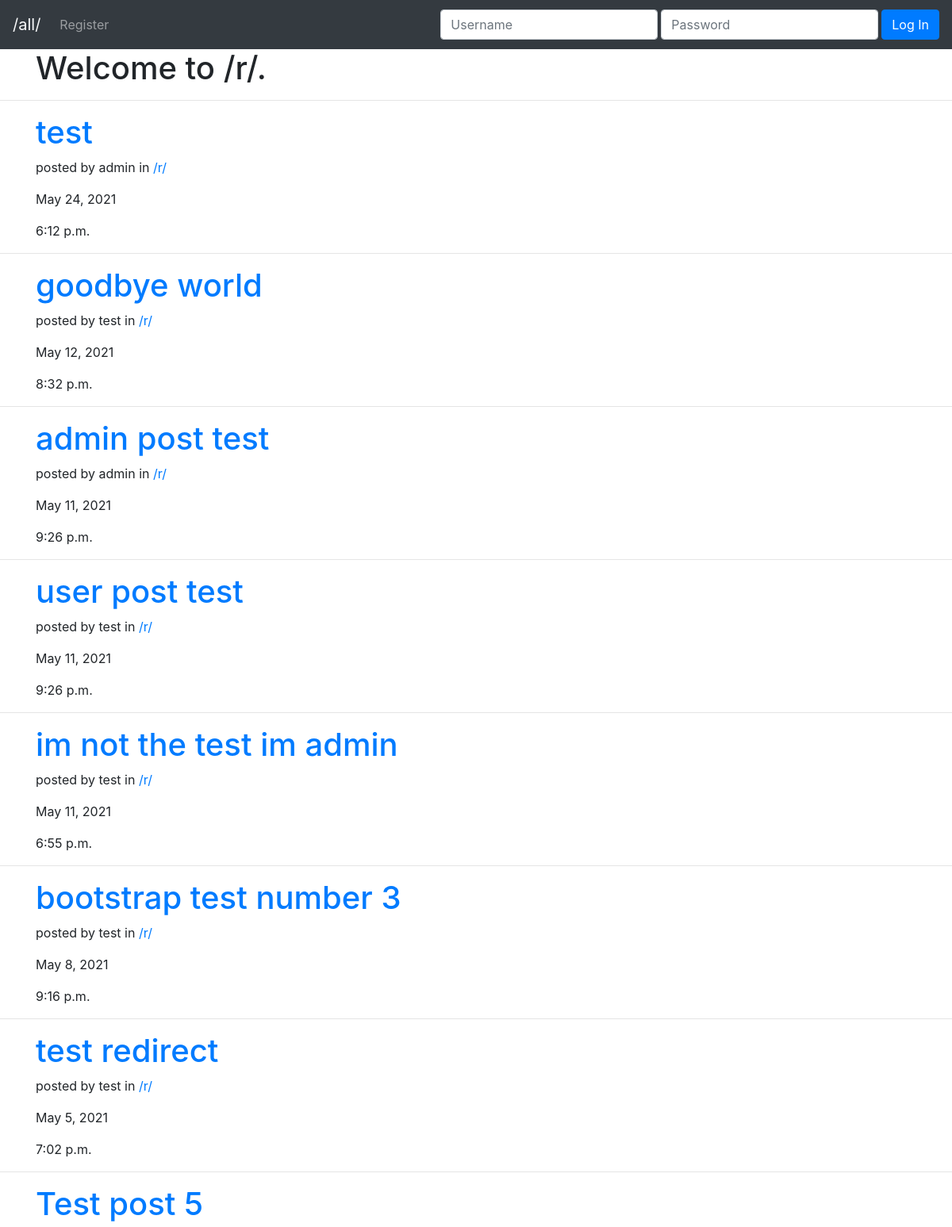
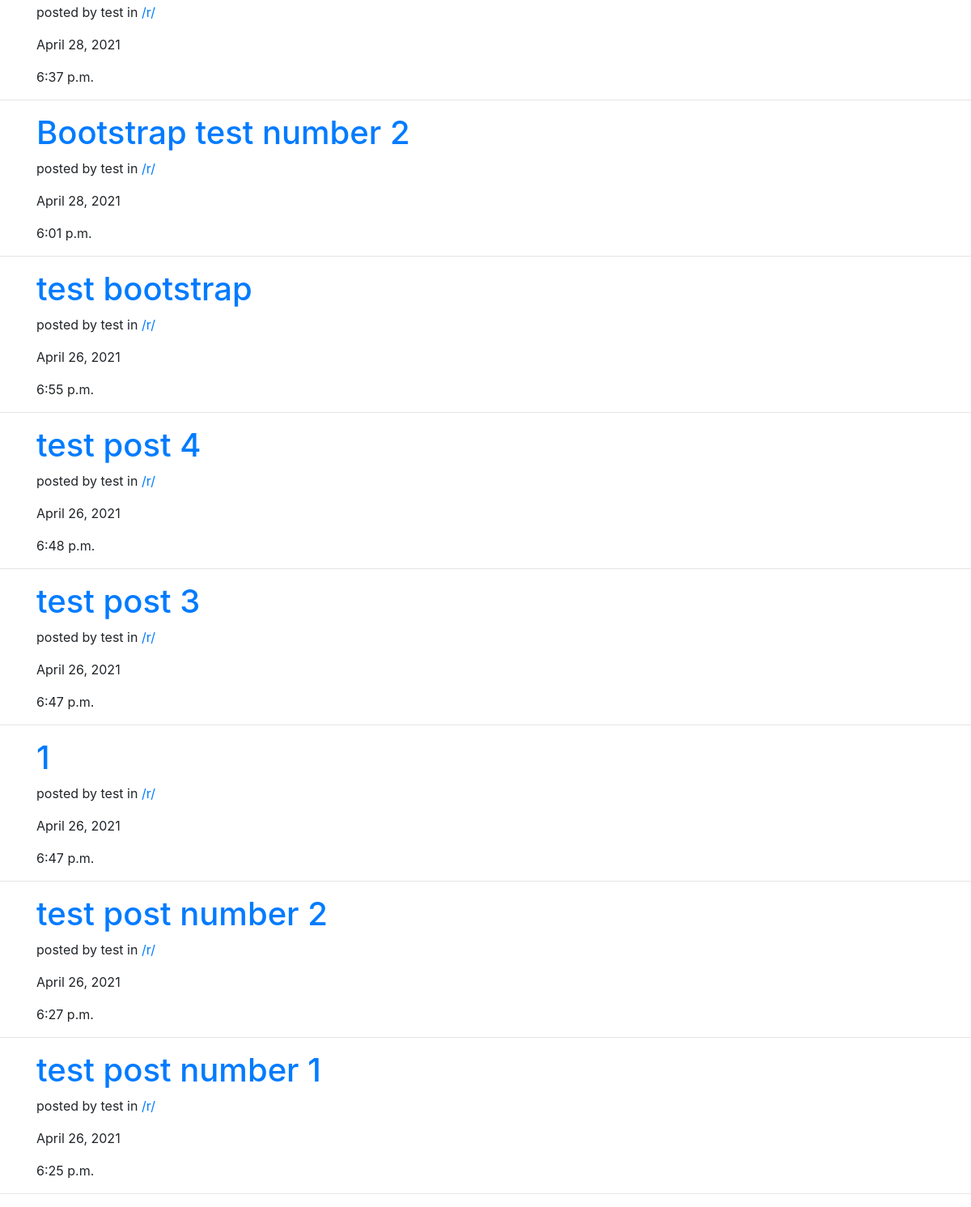
Page /threads/1/ on the committed database (2 pictures, top to bottom).
### post/models.py (models this page shows, shortened)
class Post(models.Model):
    id = models.BigAutoField(primary_key=True)
    userPosted = models.ForeignKey(User, on_delete=models.CASCADE,null=True, blank=True)
    thread = models.ForeignKey(Thread, on_delete=models.CASCADE,null=True, blank=True)
    title = models.CharField(max_length=30)
    content = models.CharField(max_length=2000)
    pub_date = models.DateTimeField('date published')

class Thread(models.Model):
    title = models.TextField(max_length=3)

### post/views.py (the view, shortened to what this page needs)
# urls.py: path('threads/<str:thread_id>/', views.ThreadView.as_view(), name='threadview'),
class ThreadView(View):
    def get(self, request, thread_id):
        request_thread = get_object_or_404(Thread, pk=thread_id)
        post_objects = Post.objects.filter(thread=request_thread).order_by('-pub_date')
        context = {'post_objects': post_objects, 'title': request_thread.title}
        return render(request, 'post/threadList.html', context)

### post/templates/post/threadList.html (shortened to what this page needs)
<!DOCTYPE html>
<html lang="en">
<head>
    <link rel="stylesheet" href="https://maxcdn.bootstrapcdn.com/bootstrap/4.0.0/css/bootstrap.min.css"
 />
</head>
<body>
    <nav class="navbar navbar-expand-lg navbar-dark bg-dark">
        <a class="navbar-brand text-light" href="/all/">/all/</a>
        {% if user.is_authenticated %}
        <div class="collapse navbar-collapse" id="navbarText">
            <ul class="navbar-nav mr-auto">
                <li class="nav-item">
                    <a class="nav-link" href="/new/">Create Post</a>
                </li>
                <li class="nav-item">
                    <a class="nav-link" href="/new/thread">Create Thread</a>
                </li>
            </ul>
            <span class="navbar-text mr-3">
                Welcome, <a href="/profile/{{user.id}}">{{user}}</a>!
            </span>
            <form class="form-inline" action="" method="POST">
                {% csrf_token %}
                <input type="hidden" name="logout" value="logout"></input>
                <button type="submit" class="btn btn-danger">Logout</button>
            </form>
        </div>
        {% else %}
        <div class="collapse navbar-collapse" id="navbarText">
            <ul class="navbar-nav mr-auto">
                <li class="nav-item">
                    <a class="nav-link" href="/register/">Register</a>
                </li>
            </ul>
            <form class="form-inline ml-auto" action="" method="POST">
                <input type="text" class="form-control mr-1 my-1" name="username" id="username" placeholder="Username" required />
                <input type="password" class="form-control mr-1 my-1" name="password" id="password" placeholder="Password" required />
                <button class="btn btn-primary my-2 my-sm-0" type="submit">
                    Log In
                </button>
            </form>
        </div>
        {% endif %}
    </nav>
    <div class="container">
        <h1>Welcome to /{{title}}/.</h1>
    </div>
    <hr />
    {% for post in post_objects %}
    <div class="container">
        <h1><a href="/posts/{{post.id}}">{{post.title}}</a></h1>
        <p>posted by {{post.userPosted}} in <a href="/threads/{{post.thread.id}}">/{{post.thread.title}}/</a></p>
        <p>{{post.pub_date.date}}</p>
        <p>{{post.pub_date.time}}</p>
    </div>
    <hr />
    {% endfor %}
</body>
</html>

### rows in the picture
Post: title "test", userPosted "admin", thread "r", pub_date "May 24, 2021", pub_date.time "6:12 p.m."
Post: title "goodbye world", userPosted "test", thread "r", pub_date "May 12, 2021", pub_date.time "8:32 p.m."
Post: title "admin post test", userPosted "admin", thread "r", pub_date "May 11, 2021", pub_date.time "9:26 p.m."
Post: title "user post test", userPosted "test", thread "r", pub_date "May 11, 2021", pub_date.time "9:26 p.m."
Post: title "im not the test im admin", userPosted "test", thread "r", pub_date "May 11, 2021", pub_date.time "6:55 p.m."
Post: title "bootstrap test number 3", userPosted "test", thread "r", pub_date "May 8, 2021", pub_date.time "9:16 p.m."
Post: title "test redirect", userPosted "test", thread "r", pub_date "May 5, 2021", pub_date.time "7:02 p.m."
Post: title "Test post 5", userPosted "test", thread "r", pub_date "April 28, 2021", pub_date.time "6:37 p.m."
Post: title "Bootstrap test number 2", userPosted "test", thread "r", pub_date "April 28, 2021", pub_date.time "6:01 p.m."
Post: title "test bootstrap", userPosted "test", thread "r", pub_date "April 26, 2021", pub_date.time "6:55 p.m."
Post: title "test post 4", userPosted "test", thread "r", pub_date "April 26, 2021", pub_date.time "6:48 p.m."
Post: title "test post 3", userPosted "test", thread "r", pub_date "April 26, 2021", pub_date.time "6:47 p.m."
Post: title "1", userPosted "test", thread "r", pub_date "April 26, 2021", pub_date.time "6:47 p.m."
Post: title "test post number 2", userPosted "test", thread "r", pub_date "April 26, 2021", pub_date.time "6:27 p.m."
Post: title "test post number 1", userPosted "test", thread "r", pub_date "April 26, 2021", pub_date.time "6:25 p.m."

### other values in the picture
{{ title }} "r"
